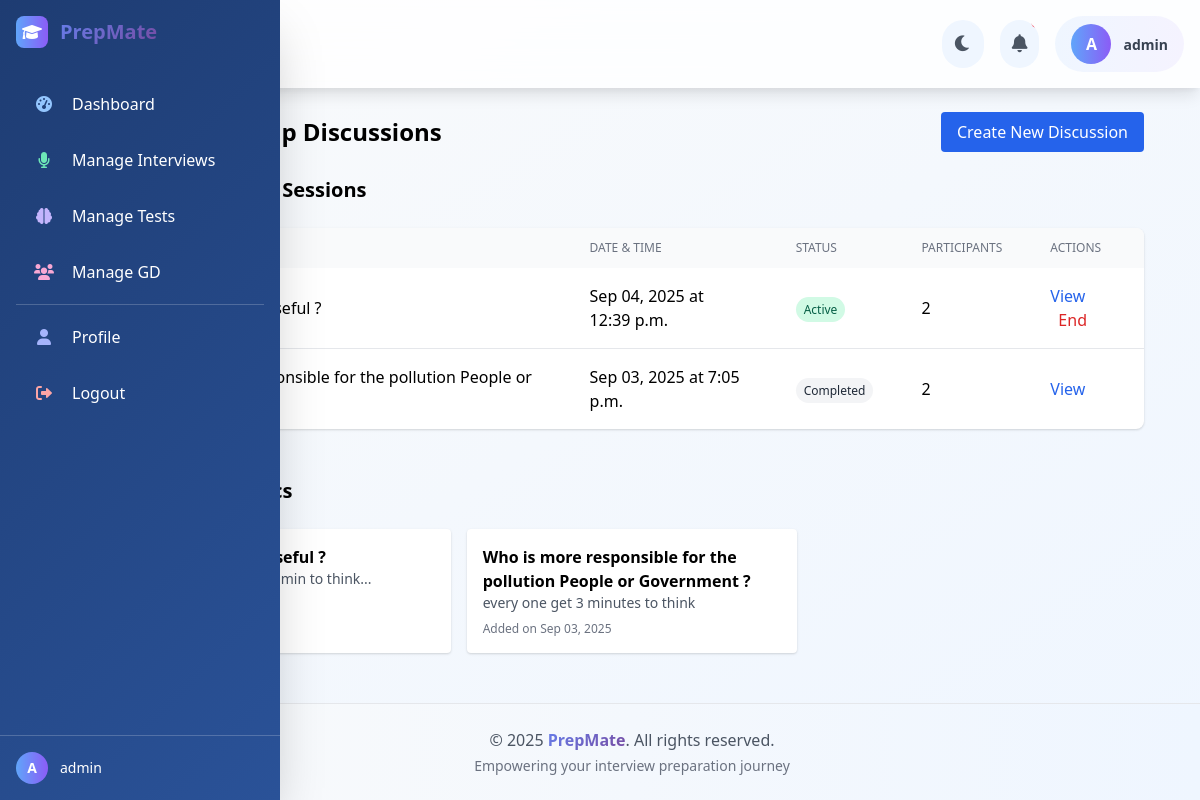
Screenshot of /gd/manage/ (signed in) with the database file from the repository.
### accounts/models.py (models this page shows, shortened)
class User(AbstractUser):
    ROLE_CHOICES = (
        ('student', 'Student'),
        ('assessor', 'Assessor'),
    )
    role = models.CharField(max_length=10, choices=ROLE_CHOICES)
    bio = models.TextField(max_length=500, blank=True)
    profile_picture = models.ImageField(upload_to='profile_pics/', null=True, blank=True)
    def is_student(self):
        return self.role == 'student'

### groupdiscussion/models.py (models this page shows, shortened)
class GDSession(models.Model):
    STATUS_CHOICES = (
        ('scheduled', 'Scheduled'),
        ('active', 'Active'),
        ('completed', 'Completed'),
        ('cancelled', 'Cancelled')
    )
    topic = models.ForeignKey(GDTopic, on_delete=models.CASCADE)
    assessor = models.ForeignKey(User, on_delete=models.CASCADE, related_name='gd_sessions_created')
    date = models.DateField()
    time = models.TimeField()
    status = models.CharField(max_length=20, choices=STATUS_CHOICES, default='scheduled')
    room_id = models.CharField(max_length=50, unique=True)
    created_at = models.DateTimeField(auto_now_add=True)

class GDTopic(models.Model):
    topic_text = models.CharField(max_length=200)
    description = models.TextField(blank=True)
    created_by = models.ForeignKey(User, on_delete=models.CASCADE)
    created_at = models.DateTimeField(auto_now_add=True)

### groupdiscussion/views.py (the view, shortened to what this page needs)
# urls.py: path('manage/', views.manage_gd, name='manage'),
@login_required
def manage_gd(request):
    if not request.user.is_assessor:
        return redirect('dashboard:home')
    topics = GDTopic.objects.all().order_by('-created_at')
    sessions = GDSession.objects.filter(assessor=request.user).order_by('-date', '-time')
    context = {
        'topics': topics,
        'sessions': sessions
    }
    return render(request, 'groupdiscussion/manage_gd.html', context)

### templates/groupdiscussion/manage_gd.html (shortened to what this page needs)
{% extends 'base.html' %}
{% load static %}
{% block content %}
<div class="container mx-auto">
    <div class="flex justify-between items-center mb-6">
        <h2 class="text-2xl font-bold">Manage Group Discussions</h2>
        <button onclick="document.getElementById('createGdModal').classList.remove('hidden')"
                class="bg-blue-600 text-white px-4 py-2 rounded hover:bg-blue-700">
            Create New Discussion
        </button>
    </div>
    <div class="space-y-6">
        <h3 class="text-xl font-bold">Your Discussion Sessions</h3>
        {% if sessions %}
            <div class="bg-white rounded-lg shadow overflow-hidden">
                <table class="min-w-full">
                    <thead class="bg-gray-50">
                        <tr>
                            <th class="px-6 py-3 text-left text-xs font-medium text-gray-500 uppercase">Topic</th>
                            <th class="px-6 py-3 text-left text-xs font-medium text-gray-500 uppercase">Date & Time</th>
                            <th class="px-6 py-3 text-left text-xs font-medium text-gray-500 uppercase">Status</th>
                            <th class="px-6 py-3 text-left text-xs font-medium text-gray-500 uppercase">Participants</th>
                            <th class="px-6 py-3 text-left text-xs font-medium text-gray-500 uppercase">Actions</th>
                        </tr>
                    </thead>
                    <tbody class="divide-y divide-gray-200">
                        {% for session in sessions %}
                            <tr>
                                <td class="px-6 py-4">{{ session.topic.topic_text }}</td>
                                <td class="px-6 py-4">{{ session.date|date:"M d, Y" }} at {{ session.time }}</td>
                                <td class="px-6 py-4">
                                    <span class="px-2 py-1 text-xs rounded-full
                                        {% if session.status == 'scheduled' %}bg-blue-100 text-blue-800
                                        {% elif session.status == 'active' %}bg-green-100 text-green-800
                                        {% elif session.status == 'completed' %}bg-gray-100 text-gray-800
                                        {% else %}bg-red-100 text-red-800{% endif %}">
                                        {{ session.get_status_display }}
                                    </span>
                                </td>
                                <td class="px-6 py-4">
                                    {{ session.participants.count }}
                                </td>
                                <td class="px-6 py-4 space-x-2">
                                    <a href="{% url 'groupdiscussion:session' session.id %}" class="text-blue-600 hover:underline">View</a>
                                    {% if session.status != 'completed' and session.status != 'cancelled' %}
                                        <a href="{% url 'groupdiscussion:end' session.id %}" class="text-red-600 hover:underline ml-2"
                                           onclick="return confirm('Are you sure you want to end this discussion?')">End</a>
                                    {% endif %}
                                </td>
                            </tr>
                        {% endfor %}
                    </tbody>
                </table>
            </div>
        {% else %}
            <p class="text-gray-600">You haven't created any discussion sessions yet.</p>
        {% endif %}
    </div>
    <div class="mt-12 space-y-6">
        <h3 class="text-xl font-bold">Discussion Topics</h3>
        {% if topics %}
            <div class="grid grid-cols-1 md:grid-cols-2 lg:grid-cols-3 gap-4">
                {% for topic in topics %}
                    <div class="bg-white p-4 rounded shadow">
                        <h4 class="font-bold">{{ topic.topic_text }}</h4>
                        <p class="text-sm text-gray-600">{{ topic.description|truncatechars:100 }}</p>
                        <p class="text-xs text-gray-500 mt-2">Added on {{ topic.created_at|date:"M d, Y" }}</p>
                    </div>
                {% endfor %}
            </div>
        {% else %}
            <p class="text-gray-600">No topics have been created yet.</p>
        {% endif %}
    </div>
</div>
{% endblock %}

### templates/base.html (shortened to what this page needs)
{% load static %}
<!DOCTYPE html>
<html lang="en">
<head>
    <link href="https://cdn.jsdelivr.net/npm/tailwindcss@2.2.19/dist/tailwind.min.css" rel="stylesheet">
    <link href="https://cdnjs.cloudflare.com/ajax/libs/font-awesome/6.0.0/css/all.min.css" rel="stylesheet">
</head>
<body class="bg-gradient-to-br from-gray-50 to-blue-50 min-h-screen flex transition-colors duration-300">
    <div class="sidebar fixed left-0 top-0 h-full w-16 sidebar-gradient text-white z-50 shadow-2xl overflow-hidden">
        <div class="p-4">
            <div class="flex items-center mb-8">
                <div class="w-8 h-8 bg-gradient-to-r from-blue-400 to-purple-500 rounded-lg flex items-center justify-center pulse-glow">
                    <i class="fas fa-graduation-cap text-white"></i>
                </div>
            </div>
            <nav class="space-y-2">
                {% if user.is_authenticated %}
                    {% if user.is_student %}
                        <a href="{% url 'dashboard:student' %}" class="sidebar-item flex items-center p-3 rounded-xl group">
                            <i class="fas fa-tachometer-alt w-8 text-center text-blue-300"></i>
                            <span class="sidebar-text ml-3 whitespace-nowrap font-medium">Dashboard</span>
                        </a>
                        <a href="{% url 'interviews:list' %}" class="sidebar-item flex items-center p-3 rounded-xl group">
                            <i class="fas fa-microphone w-8 text-center text-green-300"></i>
                            <span class="sidebar-text ml-3 whitespace-nowrap font-medium">My Interviews</span>
                        </a>
                        <a href="{% url 'aptitude:tests' %}" class="sidebar-item flex items-center p-3 rounded-xl group">
                            <i class="fas fa-brain w-8 text-center text-purple-300"></i>
                            <span class="sidebar-text ml-3 whitespace-nowrap font-medium">Aptitude Tests</span>
                        </a>
                        <a href="{% url 'groupdiscussion:list' %}" class="sidebar-item flex items-center p-3 rounded-xl group">
                            <i class="fas fa-users w-8 text-center text-pink-300"></i>
                            <span class="sidebar-text ml-3 whitespace-nowrap font-medium">Group Discussions</span>
                        </a>
                        <a href="{% url 'aptitude:results' %}" class="sidebar-item flex items-center p-3 rounded-xl group">
                            <i class="fas fa-chart-line w-8 text-center text-yellow-300"></i>
                            <span class="sidebar-text ml-3 whitespace-nowrap font-medium">My Results</span>
                        </a>
                    {% else %}
                        <a href="{% url 'dashboard:assessor' %}" class="sidebar-item flex items-center p-3 rounded-xl group">
                            <i class="fas fa-tachometer-alt w-8 text-center text-blue-300"></i>
                        </a>
                        <a href="{% url 'interviews:manage' %}" class="sidebar-item flex items-center p-3 rounded-xl group">
                            <i class="fas fa-microphone w-8 text-center text-green-300"></i>
                        </a>
                        <a href="{% url 'aptitude:manage' %}" class="sidebar-item flex items-center p-3 rounded-xl group">
                            <i class="fas fa-brain w-8 text-center text-purple-300"></i>
                        </a>
                        <a href="{% url 'groupdiscussion:manage' %}" class="sidebar-item flex items-center p-3 rounded-xl group">
                            <i class="fas fa-users w-8 text-center text-pink-300"></i>
                        </a>
                    {% endif %}
                    <div class="border-t border-white border-opacity-20 my-4"></div>
                    <a href="{% url 'accounts:profile' %}" class="sidebar-item flex items-center p-3 rounded-xl group">
                        <i class="fas fa-user w-8 text-center text-indigo-300"></i>
                    </a>
                    <a href="{% url 'accounts:logout' %}" class="sidebar-item flex items-center p-3 rounded-xl group">
                        <i class="fas fa-sign-out-alt w-8 text-center text-red-300"></i>
                    </a>
                {% endif %}
            </nav>
        </div>
        {% if user.is_authenticated %}
        <div class="absolute bottom-0 left-0 right-0 p-4 border-t border-white border-opacity-20">
            <div class="flex items-center">
                <div class="w-8 h-8 bg-gradient-to-r from-blue-400 to-purple-500 rounded-full flex items-center justify-center pulse-glow">
                    <span class="text-white text-sm font-bold">{{ user.username|first|upper }}</span>
                </div>
            </div>
        </div>
        {% endif %}
    </div>
    <div class="flex-1 ml-16 flex flex-col min-h-screen">
        <header class="bg-white bg-opacity-80 backdrop-filter backdrop-blur-lg shadow-lg p-4 sticky top-0 z-40 header-animate transition-colors duration-300">
            <div class="flex justify-between items-center">
                <h1 class="text-3xl font-bold text-gradient">
                    {% block page_title %}PrepMate{% endblock %}
                </h1>
                {% if user.is_authenticated %}
                <div class="flex items-center space-x-4">
                    <button id="theme-toggle" class="theme-toggle relative p-3 text-gray-600 hover:text-blue-600 btn-interactive rounded-full bg-blue-50 hover:bg-blue-100 transition-colors duration-300">
                        <i id="theme-icon" class="fas fa-moon text-lg"></i>
                    </button>
                    <button class="relative p-3 text-gray-600 hover:text-blue-600 btn-interactive rounded-full bg-blue-50 hover:bg-blue-100">
                        <i class="fas fa-bell text-lg bell-animate"></i>
                        <span class="absolute -top-1 -right-1 w-3 h-3 bg-gradient-to-r from-red-400 to-pink-500 rounded-full pulse-glow"></span>
                    </button>
                    <div class="flex items-center space-x-3 bg-gradient-to-r from-blue-50 to-purple-50 rounded-full px-4 py-2 card-interactive transition-colors duration-300">
                        <div class="w-10 h-10 bg-gradient-to-r from-blue-400 to-purple-500 rounded-full flex items-center justify-center pulse-glow">
                            <span class="text-white font-bold">{{ user.username|first|upper }}</span>
                        </div>
                        <div>
                            <span class="text-sm font-semibold text-gray-700">{{ user.username }}</span>
                        </div>
                    </div>
                </div>
                {% endif %}
            </div>
        </header>
        <main class="flex-1 p-6 transition-colors duration-300">
            {% block content %}
            {% endblock %}
        </main>
        <footer class="bg-gradient-to-r from-gray-50 to-blue-50 border-t border-gray-200 p-6 mt-auto transition-colors duration-300">
            <div class="text-center">
                <p class="text-gray-600 font-medium">&copy; 2025 <span class="text-gradient font-bold">PrepMate</span>. All rights reserved.</p>
                <p class="text-sm text-gray-500 mt-1">Empowering your interview preparation journey</p>
            </div>
        </footer>
    </div>
</body>
</html>

### templates/base.html (style rules this page uses)
.sidebar-gradient { background: linear-gradient(135deg, #1e3c72 0%, #2a5298 100%); }
.sidebar { transition: all 0.3s cubic-bezier(0.4, 0, 0.2, 1); backdrop-filter: blur(10px); }
.sidebar-item { transition: all 0.2s cubic-bezier(0.4, 0, 0.2, 1); position: relative; overflow: hidden; }
.sidebar-item::before { content: ''; position: absolute; top: 0; left: -100%; width: 100%; height: 100%; background: linear-gradient(90deg, transparent, rgba(255,255,255,0.1), transparent); transition: left 0.5s; }
.sidebar-item i { transition: all 0.3s ease; }
.header-animate { transition: all 0.3s ease; }
.btn-interactive { transition: all 0.3s ease; position: relative; overflow: hidden; }
.btn-interactive::before { content: ''; position: absolute; top: 0; left: -100%; width: 100%; height: 100%; background: linear-gradient(90deg, transparent, rgba(255,255,255,0.2), transparent); transition: left 0.5s; }
.bell-animate { animation: bellRing 2s infinite; }
.card-interactive { transition: all 0.3s cubic-bezier(0.4, 0, 0.2, 1); }
.pulse-glow { animation: pulseGlow 2s infinite; }
.text-gradient { background: linear-gradient(135deg, #667eea 0%, #764ba2 100%); -webkit-background-clip: text; -webkit-text-fill-color: transparent; background-clip: text; }
.theme-toggle { transition: all 0.3s ease; }

### rows the page displays
User: username|first "A", username "admin"
GDSession: topic.topic_text "AI is harmful or useful ?", date "Sep 04, 2025", time "12:39 p.m.", status "Active", participants.count "2", shows "End"
GDSession: topic.topic_text "Who is more responsible for the pollution People or Government ?", date "Sep 03, 2025", time "7:05 p.m.", status "Completed", participants.count "2"
GDTopic: topic_text "AI is harmful or useful ?", description "Every candidate get 1 min to think..."
GDTopic: topic_text "Who is more responsible for the pollution People or Government ?", description "every one get 3 minutes to think", created_at "Sep 03, 2025"
